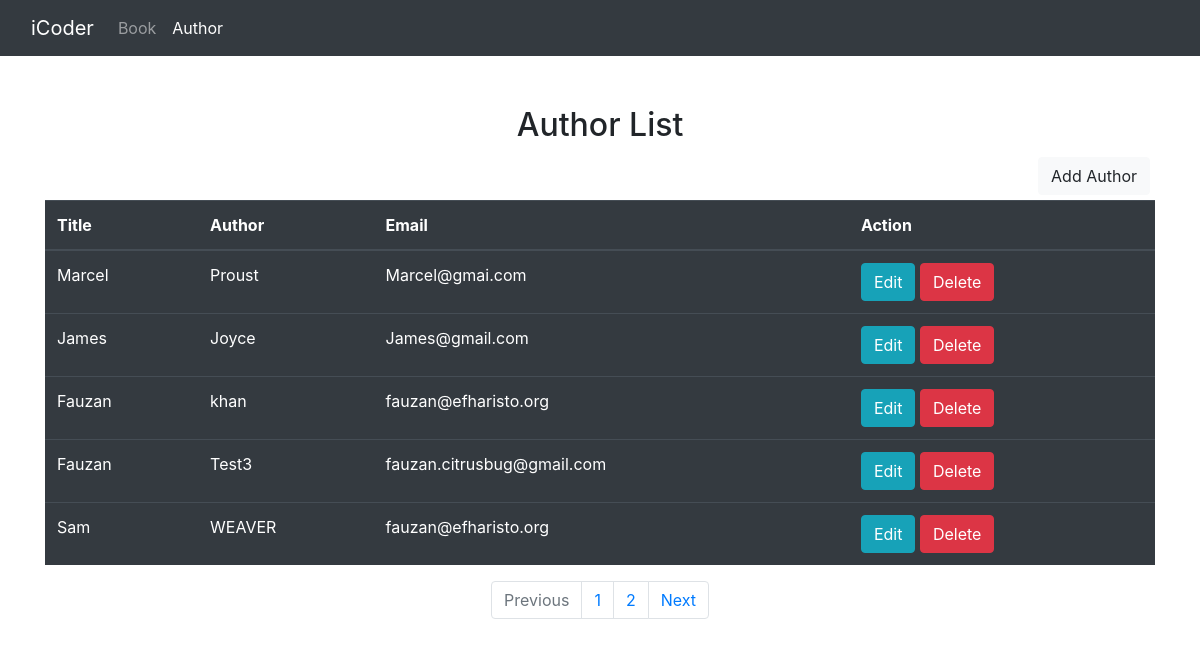
Screenshot of /author-list with the database file from the repository.
### core/models.py (models this page shows, shortened)
class Author(models.Model):
    first_name = models.CharField(max_length=200, verbose_name="First Name")
    last_name = models.CharField(max_length=200, verbose_name="Last Name")
    email = models.EmailField(verbose_name="Email")
    created_at = models.DateTimeField(auto_now_add=True)
    updated_at = models.DateTimeField(auto_now=True)
    class Meta:
        verbose_name="Author"
        verbose_name_plural = "Authors"

### core/views.py (the view, shortened to what this page needs)
# urls.py: path("author-list", AuthorView.as_view(), name="author-list"),
class AuthorView(TemplateView):
    template_name = "author_list.html"
    def get(self, request):
        author_list = Author.objects.all()
        page = request.GET.get('page', 1)
        paginator = Paginator(author_list, 5)
        try:
            author_list = paginator.page(page)
        except PageNotAnInteger:
            author_list = paginator.page(1)
        except EmptyPage:
            author_list = paginator.page(paginator.num_pages)
        context = {
            "author_active":"active",
            "title": "Author",
            "author_list": author_list,
            "form":AuthorAddForm()
        }
        return render(request, self.template_name, context)

### core/templates/author_list.html (shortened to what this page needs)
{% extends 'base.html' %}
{% block content %}
<div class="container" style="margin-top: 50px">
  <h2 style="margin-top: 50px; text-align: center">Author List</h2>
  <button
    type="button"
    style="float: right; margin: 5px"
    data-toggle="modal"
    data-target="#add-new-project-modal"
    class="btn btn-light"
  >
    Add Author
  </button>
  <table class="table table-dark">
    <thead>
      <tr>
        <th>Title</th>
        <th>Author</th>
        <th>Email</th>
        <th>Action</th>
      </tr>
    </thead>
    <tbody>
      {% for author in author_list %}
      <tr>
        <td>{{ author.first_name }}</td>
        <td>{{ author.last_name }}</td>
        <td>{{ author.email }}</td>
        <td>
          <span>
            <button type="button" class="btn btn-info" id="edit_author_id" data-id={{ author.id }} >Edit</button> </span
          ><span
            ><a
              href="{% url 'core:author-delete' author.id %}"
              class="btn btn-danger"
              >Delete</a
            ></span
          >
        </td>
      </tr>
      {% endfor %}
    </tbody>
  </table>
  <nav aria-label="Page navigation example">
  {% if author_list.has_other_pages %}
  <ul class="pagination justify-content-center">
    {% if author_list.has_previous %}
    <li class="page-item disabled">
      <li class="page-item"><a class="page-link" href="?page={{ author_list.previous_page_number }}"> Previous</a></li>
    </li>
    {% else %}
    <li class="page-item disabled">
      <a class="page-link" href="#" tabindex="-1">Previous</a>
    </li>    {% endif %}
    {% for i in author_list.paginator.page_range %}
      {% if author_list.number == i %}
      <li class="page-item"><a class="page-link" href="?page={{ i }}">{{ i }}</a></li>
      {% else %}
        <li class="page-item"><a class="page-link" href="?page={{ i }}">{{ i }}</a></li>
      {% endif %}
    {% endfor %}
    {% if author_list.has_next %}
      <li class="page-item"><a class="page-link" href="?page={{ author_list.next_page_number }}"> Next</a></li>
    {% else %}
      <li class="page-item disabled">
        <a class="page-link" href="#" tabindex="-1">Next</a>
      </li>
    {% endif %}
  </ul>
{% endif %}
</nav>
</div>
{% endblock %}

### core/templates/base.html (shortened to what this page needs)
{% load static %}
<!DOCTYPE html>
<html lang="en">
  <head>
    <link
      rel="stylesheet"
      href="https://cdn.jsdelivr.net/npm/bootstrap@4.6.1/dist/css/bootstrap.min.css"
    />
  </head>
  <body>
    {% include "nav.html" %}
    {% block content %}
    {% endblock %}
  </body>
</html>

### core/templates/nav.html (shortened to what this page needs)
{% load static %}
<nav class="navbar navbar-expand-lg navbar-dark bg-dark">
    <div class="container-fluid">
      <a class="navbar-brand" href="#">iCoder</a>
      <div class="collapse navbar-collapse" id="navbarSupportedContent">
        <ul class="navbar-nav me-auto mb-2 mb-lg-0">
          <li class="nav-item">
            <a class="nav-link {% if book_active %}active {% endif %}" href="{% url 'core:book-list' %}">Book</a>
          </li>
          <li class="nav-item">
            <a class="nav-link {% if author_active %}active {% endif %}" href="{% url 'core:author-list' %}">Author</a>
          </li>
        </ul>
      </div>
    </div>
  </nav>

### rows the page displays
Author: first_name "Marcel", last_name "Proust", email "Marcel@gmai.com"
Author: first_name "James", last_name "Joyce", email "James@gmail.com"
Author: first_name "Fauzan", last_name "khan", email "fauzan@efharisto.org"
Author: first_name "Fauzan", last_name "Test3", email "fauzan.citrusbug@gmail.com"
Author: first_name "Sam", last_name "WEAVER", email "fauzan@efharisto.org"

### other values shown
{{ i }} "1"
{{ i }} "2"
